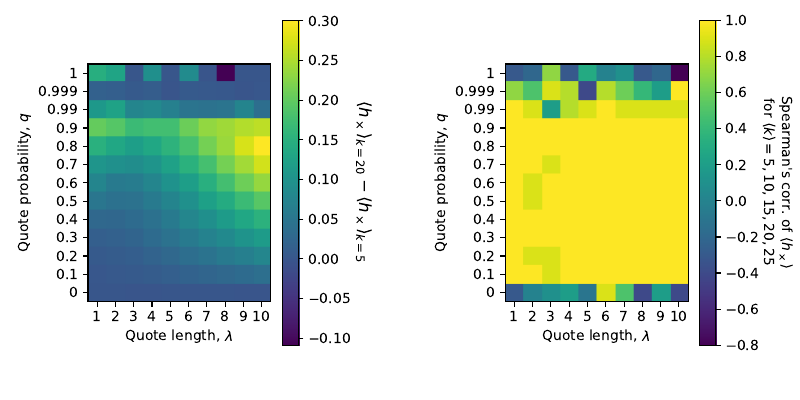

This figure's Python source:
import numpy as np
import pandas as pd
import matplotlib.pyplot as plt
import scipy.stats

dir1 = "q-lambda/processing"

# parameter lists for axes labels
q_list = [0, 0.1, .2, 0.3, .4, 0.5, .6, 0.7, .8, .9, .99, .999, 1]
lam_list = [1, 2, 3, 4, 5, 6, 7, 8, 9, 10]

fig, ax = plt.subplots(1,2,figsize=(8,4))

# (1,1): robustness of density result (ER-BA) ... k=5 vs k=20
data1 = np.loadtxt(f"{dir1}/Jan-20/hx_ER_k%i.csv" % 5, delimiter=",")
data2 = np.loadtxt(f"{dir1}/Jan-20/hx_ER_k%i.csv" % 20, delimiter=",")

plt.sca(ax[0])
plt.imshow(np.subtract(data2,data1), origin="lower")
plt.xticks(range(len(lam_list)), lam_list)
plt.yticks(range(len(q_list)),q_list)
plt.xlabel(r"Quote length, $\lambda$")
plt.ylabel(r"Quote probability, $q$")
cb = plt.colorbar()
cb.ax.set_ylabel(r"$\langle h_\times \rangle_{k = 20} - \langle h_\times\rangle_{k = 5}$",
                 rotation=270, size=12, labelpad=15)

# (1,2): robustness of density result (ER-BA) ... Spearman's for [k=5,k=10,...,k=25]
data = np.zeros((len(q_list),len(lam_list)))
k_list = [5,10,15,20,25]
for i,_ in enumerate(q_list):
    for j,_ in enumerate(lam_list):
        A = [] # append <hx> for each k
        for k in k_list:
            data_q_lam = np.loadtxt(f"{dir1}/Jan-20/hx_ER_k%i.csv" % k, delimiter=",")
            A.append(data_q_lam[i,j])
        data[i,j] = scipy.stats.spearmanr(k_list, A)[0]

plt.sca(ax[1])
plt.imshow(data, origin="lower")
plt.xticks(range(len(lam_list)), lam_list)
plt.yticks(range(len(q_list)),q_list)
plt.xlabel(r"Quote length, $\lambda$")
plt.ylabel(r"Quote probability, $q$")
cb = plt.colorbar()
cb.ax.set_ylabel(r"Spearman's corr. of $\langle h_\times \rangle$" + "\n" +
          r"for $\langle k \rangle = 5,10,15,20,25$",
                 rotation=270, size=10, labelpad=25)

plt.tight_layout(w_pad=5)
plt.savefig("figure9-v2-InProgress.pdf")
##plt.show()
